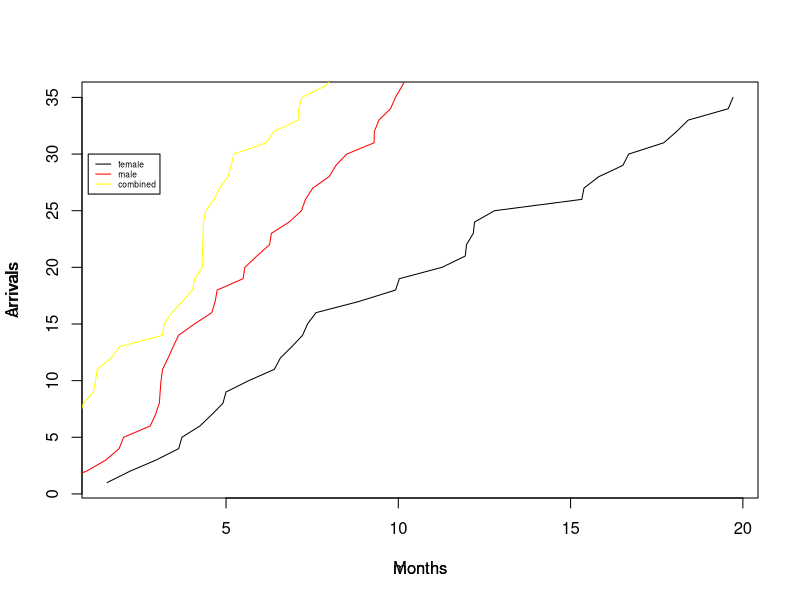
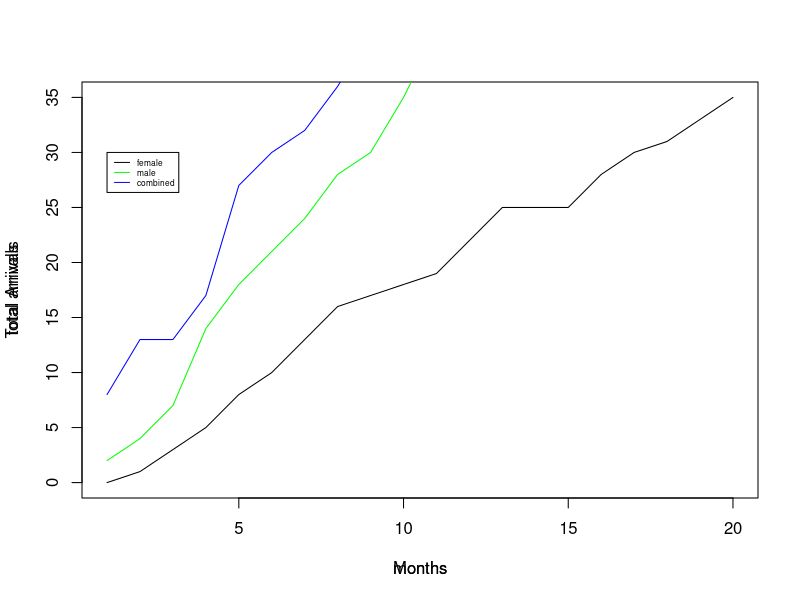

Reproduce these figures in R, in order.
X = rexp(1000,2)
a = c()
sum = 0
count = 0
for(i in 1:1000){
  s = sum + X[i]
  count = count + 1
  if(s > 20){
    break
  }
  a = c(a,s)
  sum = a[i]
}


X4 = rexp(1000,3)
a4 = c()
sum4 = 0
count4 = 0
for(i in 1:1000){
  s4 = sum4 + X4[i]
  count4 = count4 + 1
  if(s4 > 20){
    break
  }
  a4= c(a4,s4)
  sum4 = a4[i]
}



Xc = rexp(1000,5)
ac = c()
sumc = 0
countc = 0
for(i in 1:1000){
  sc = sumc + Xc[i]
  countc = countc + 1
  if(sc > 20){
    break
  }
  ac= c(ac,sc)
  sumc = ac[i]
}

plot(x=a,y=1:length(a),type="l",xlab="months",ylab="arrivals")
points(x=a4,y=1:length(a4),type = "l",col='red')
points(x=ac,y=1:length(ac),type="l",col="yellow")





title(xlab="Months")
title(ylab="Arrivals")


legend(1, 30, legend=c("female", "male","combined"),
       col=c("black", "red","yellow"), lty=1, cex=0.5)

N1 = c()
for(i in 1:20){
  yo1 = a[a<i]
  l1 = length(yo1)
  N1 = c(N1,l1)
}

N2 = c()
for(i in 1:20){
  yo2 = a4[a4<i]
  l2 = length(yo2)
  N2 = c(N2,l2)
}

N3 = c()
for(i in 1:20){
  yo3 = ac[ac<i]
  l3 = length(yo3)
  N3 = c(N3,l3)
}



plot(N1,type="l",xlab= "months",ylab="total arrivals")
points(N2,type="l",col='green')
points(N3,type="l",col='blue')

title(xlab="Months")
title(ylab="Total Arrivals")


legend(1, 30, legend=c("female", "male","combined"),
       col=c("black", "green","blue"), lty=1, cex=0.5)
